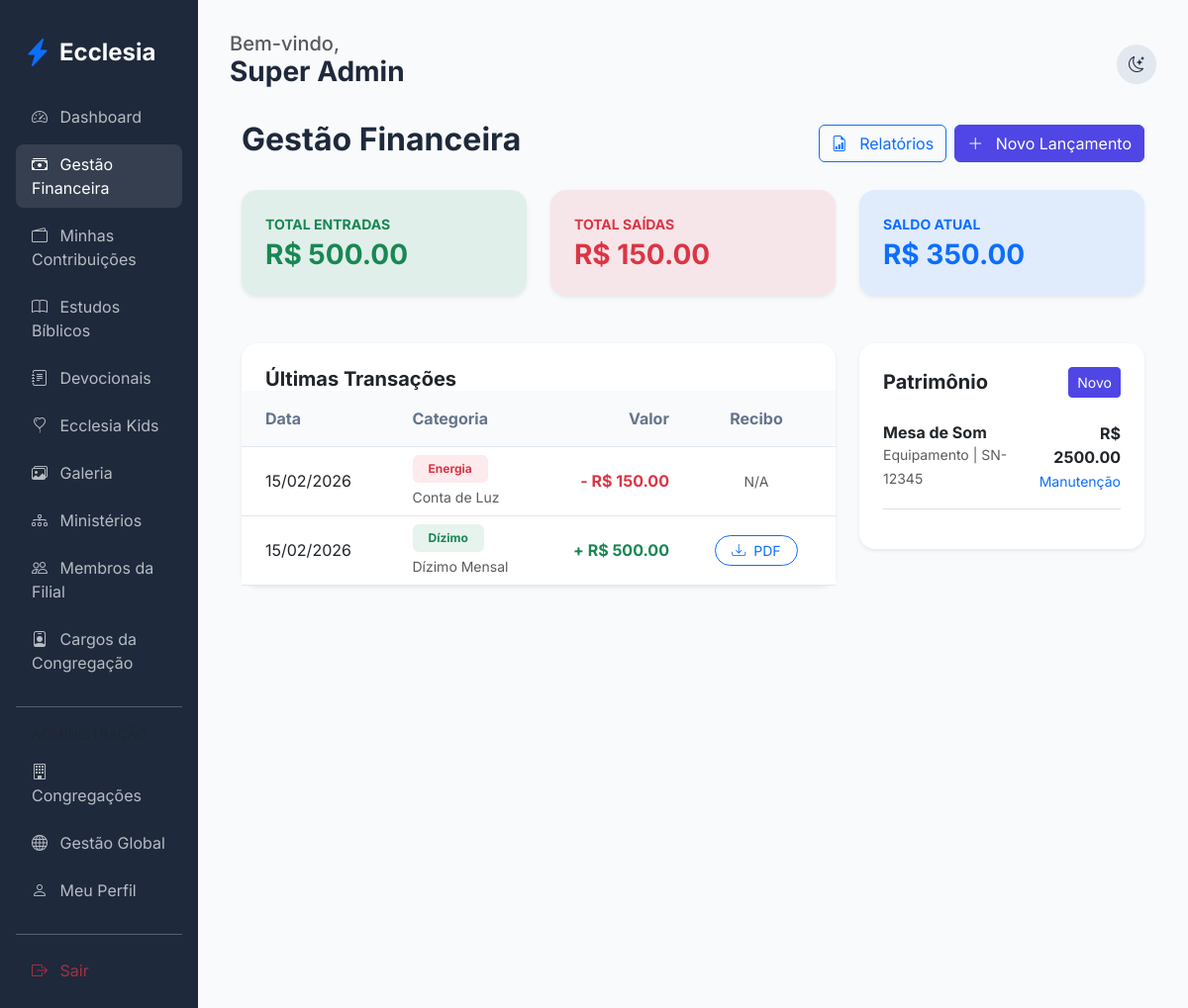
The page /finance/dashboard (signed in) on the database as committed earlier.
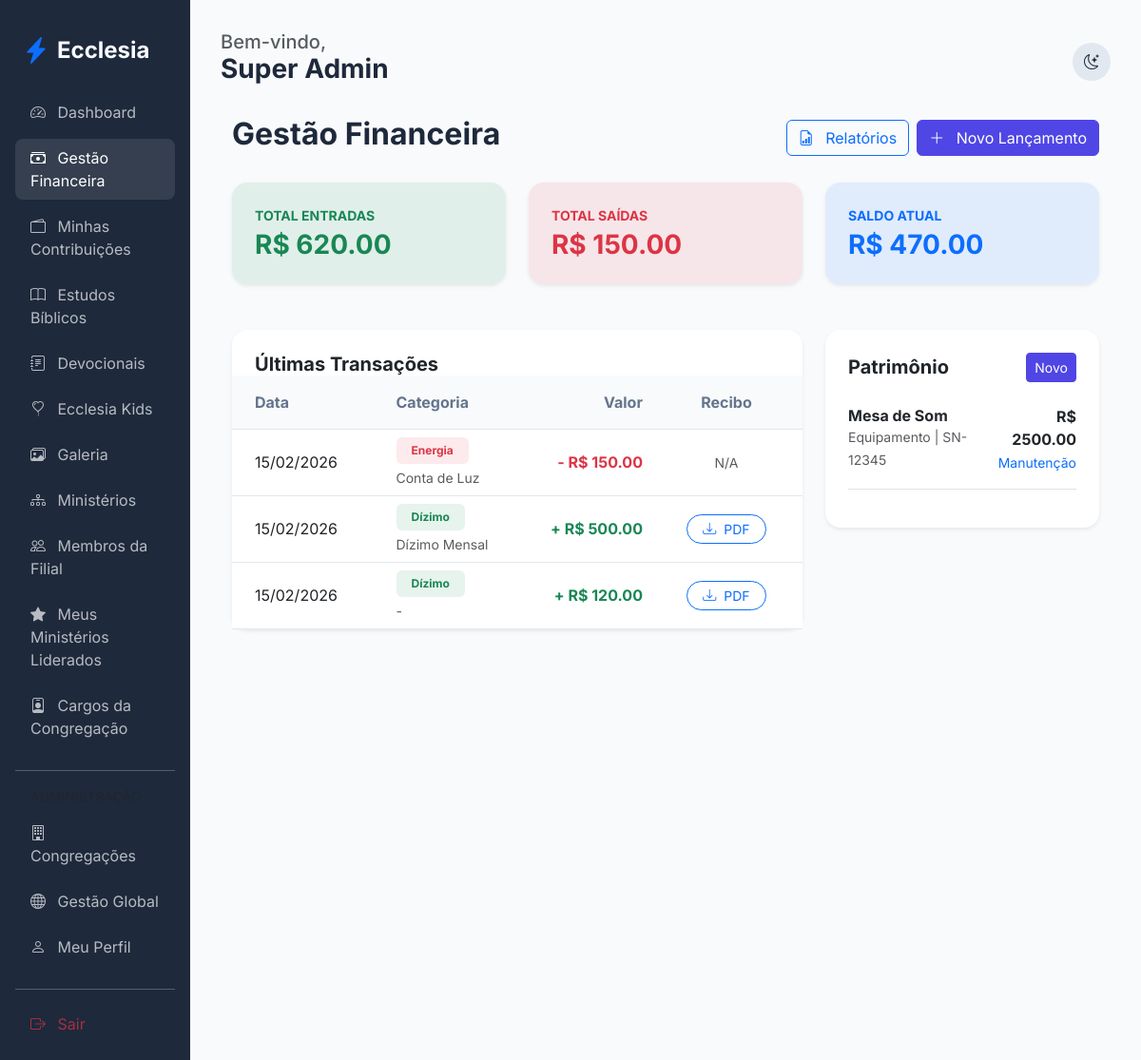
The same page on the database as committed later.
### app/core/models.py (models this page shows)
class Transaction(db.Model):
    id = db.Column(db.Integer, primary_key=True)
    type = db.Column(db.String(10)) # income, expense
    category = db.Column(db.String(50))
    amount = db.Column(db.Float, nullable=False)
    date = db.Column(db.DateTime, default=datetime.utcnow)
    description = db.Column(db.Text)
    user_id = db.Column(db.Integer, db.ForeignKey('user.id'), nullable=True)
    church_id = db.Column(db.Integer, db.ForeignKey('church.id'))
    receipt_path = db.Column(db.String(255))
    church = db.relationship('Church', backref='transactions')
    user = db.relationship('User', backref='transactions')

class Church(db.Model):
    id = db.Column(db.Integer, primary_key=True)
    name = db.Column(db.String(100), nullable=False)
    address = db.Column(db.String(200))
    city = db.Column(db.String(100))
    country = db.Column(db.String(100))
    currency_symbol = db.Column(db.String(5), default='R$')
    is_main = db.Column(db.Boolean, default=False)
    created_at = db.Column(db.DateTime, default=datetime.utcnow)
    members = db.relationship('User', backref='church', lazy=True)
    ministries = db.relationship('Ministry', backref='church', lazy=True)
    assets = db.relationship('Asset', backref='church', lazy=True)
    roles = db.relationship('ChurchRole', backref='church', lazy=True, cascade="all, delete-orphan")

class Asset(db.Model):
    id = db.Column(db.Integer, primary_key=True)
    name = db.Column(db.String(100), nullable=False)
    category = db.Column(db.String(50))
    identifier = db.Column(db.String(50))
    purchase_date = db.Column(db.Date)
    value = db.Column(db.Float)
    church_id = db.Column(db.Integer, db.ForeignKey('church.id'))
    maintenance_logs = db.relationship('MaintenanceLog', backref='asset', lazy=True)

### app/modules/finance/routes.py (the view)
@finance_bp.route('/dashboard')
@login_required
def dashboard():
    if can_manage_finance():
        if is_admin():
            query = Transaction.query
            asset_query = Asset.query
        else:
            query = Transaction.query.filter_by(church_id=current_user.church_id)
            asset_query = Asset.query.filter_by(church_id=current_user.church_id)
        transactions = query.order_by(Transaction.date.desc()).all()
        assets = asset_query.all()
        total_income = sum(t.amount for t in transactions if t.type == 'income')
        total_expense = sum(t.amount for t in transactions if t.type == 'expense')
        balance = total_income - total_expense
        stats = {
            'income': total_income,
            'expense': total_expense,
            'balance': balance
        }
        return render_template('finance/dashboard.html', transactions=transactions, assets=assets, stats=stats)
    return redirect(url_for('finance.member_finance'))

### app/modules/finance/routes.py (called while the page is built)
def is_admin():
    return current_user.church_role and current_user.church_role.name == 'Administrador Global'

def can_manage_finance():
    return current_user.can_manage_finance or (current_user.church_role and current_user.church_role.name in ['Administrador Global', 'Pastor Líder', 'Tesoureiro'])

### app/templates/finance/dashboard.html (shortened to what the changed rows need)
{% extends "base.html" %}
{% block content %}
<div class="container-fluid">
    <div class="d-flex justify-content-between align-items-center mb-4">
        <h2 class="fw-bold">Gestão Financeira</h2>
    </div>
    {% if stats %}
    <div class="row g-4 mb-5">
        <div class="col-md-4">
            <div class="card border-0 shadow-sm bg-success bg-opacity-10">
                <div class="card-body p-4">
                    <p class="text-success small fw-bold mb-1">TOTAL ENTRADAS</p>
                    <h3 class="fw-bold text-success mb-0">{{ current_user.church.currency_symbol if current_user.church else 'R$' }} {{ "%.2f"|format(stats.income) }}</h3>
                </div>
            </div>
        </div>
        <div class="col-md-4">
            <div class="card border-0 shadow-sm bg-danger bg-opacity-10">
                <div class="card-body p-4">
                    <p class="text-danger small fw-bold mb-1">TOTAL SAÍDAS</p>
                    <h3 class="fw-bold text-danger mb-0">{{ current_user.church.currency_symbol if current_user.church else 'R$' }} {{ "%.2f"|format(stats.expense) }}</h3>
                </div>
            </div>
        </div>
        <div class="col-md-4">
            <div class="card border-0 shadow-sm bg-primary bg-opacity-10">
                <div class="card-body p-4">
                    <p class="text-primary small fw-bold mb-1">SALDO ATUAL</p>
                    <h3 class="fw-bold text-primary mb-0">{{ current_user.church.currency_symbol if current_user.church else 'R$' }} {{ "%.2f"|format(stats.balance) }}</h3>
                </div>
            </div>
        </div>
    </div>
    {% endif %}
    <div class="row g-4">
        <div class="col-lg-8">
            <div class="card border-0 shadow-sm">
                <div class="card-body p-0">
                    <div class="table-responsive">
                        <table class="table table-hover align-middle mb-0">
                            <thead class="bg-light">
                                <tr>
                                    <th class="px-4 py-3">Data</th>
                                    <th class="py-3">Categoria</th>
                                    <th class="py-3 text-end">Valor</th>
                                    <th class="px-4 py-3 text-center">Recibo</th>
                                </tr>
                            </thead>
                            <tbody>
                                {% for tx in transactions %}
                                <tr>
                                    <td class="px-4">{{ tx.date.strftime('%d/%m/%Y') }}</td>
                                    <td>
                                        <span class="badge bg-{{ 'success' if tx.type == 'income' else 'danger' }} bg-opacity-10 text-{{ 'success' if tx.type == 'income' else 'danger' }} px-3 py-2">
                                            {{ tx.category.capitalize() }}
                                        </span>
                                        <div class="small text-muted mt-1">{{ tx.description or '-' }}</div>
                                    </td>
                                    <td class="text-end fw-bold {{ 'text-success' if tx.type == 'income' else 'text-danger' }}">
                                        {{ '+' if tx.type == 'income' else '-' }} {{ tx.church.currency_symbol if tx.church else 'R$' }} {{ "%.2f"|format(tx.amount) }}
                                    </td>
                                    <td class="px-4 text-center">
                                        {% if tx.user_id %}
                                        <a href="{{ url_for('finance.download_receipt', tx_id=tx.id) }}" class="btn btn-sm btn-outline-primary rounded-pill px-3">
                                            <i class="bi bi-download me-1"></i> PDF
                                        </a>
                                        {% else %}
                                        <span class="text-muted small">N/A</span>
                                        {% endif %}
                                    </td>
                                </tr>
                                {% endfor %}
                            </tbody>
                        </table>
                    </div>
                </div>
            </div>
        </div>
        <div class="col-lg-4">
            <div class="card border-0 shadow-sm">
                <div class="card-body p-4">
                    {% for asset in assets %}
                    <div class="d-flex justify-content-between align-items-center mb-3 pb-3 border-bottom">
                        <div>
                            <h6 class="fw-bold mb-0">{{ asset.name }}</h6>
                            <small class="text-muted">{{ asset.category }} | {{ asset.identifier or 'S/N' }}</small>
                        </div>
                        <div class="text-end">
                            <div class="fw-bold">{{ asset.church.currency_symbol if asset.church else 'R$' }} {{ "%.2f"|format(asset.value) }}</div>
                            <a href="{{ url_for('finance.add_maintenance', id=asset.id) }}" class="small text-primary text-decoration-none">Manutenção</a>
                        </div>
                    </div>
                    {% else %}
                    <p class="text-center text-muted py-4">Nenhum bem cadastrado.</p>
                    {% endfor %}
                </div>
            </div>
        </div>
    </div>
</div>
{% endblock %}

### app/templates/base.html (shortened to what the changed rows need)
<!DOCTYPE html>
<html lang="pt-BR">
<head>
    <link href="https://cdn.jsdelivr.net/npm/bootstrap@5.3.0/dist/css/bootstrap.min.css" rel="stylesheet">
    <link href="https://cdn.jsdelivr.net/npm/bootstrap-icons@1.10.0/font/bootstrap-icons.css" rel="stylesheet">
    <link rel="stylesheet" href="{{ url_for('static', filename='css/premium.css') }}">
</head>
<body>
    <div class="container-fluid">
        <div class="row">
            {% if current_user.is_authenticated %}
            <div class="col-md-3 col-lg-2 sidebar d-none d-md-block">
                <nav class="nav flex-column">
                    <a class="nav-link {{ 'active' if request.endpoint == 'members.dashboard' }}" href="{{ url_for('members.dashboard') }}">
                        <i class="bi bi-speedometer2 me-2"></i> Dashboard
                    </a>
                    {% if current_user.can_manage_finance or (current_user.church_role and current_user.church_role.name in ['Administrador Global', 'Pastor Líder', 'Tesoureiro']) %}
                    <a class="nav-link {{ 'active' if request.endpoint == 'finance.dashboard' }}" href="{{ url_for('finance.dashboard') }}">
                        <i class="bi bi-cash-stack me-2"></i> Gestão Financeira
                    </a>
                    {% endif %}
                    <a class="nav-link {{ 'active' if request.endpoint == 'finance.member_finance' }}" href="{{ url_for('finance.member_finance') }}">
                        <i class="bi bi-wallet2 me-2"></i> Minhas Contribuições
                    </a>
                    <a class="nav-link {{ 'active' if request.endpoint == 'edification.studies' }}" href="{{ url_for('edification.studies') }}">
                        <i class="bi bi-book me-2"></i> Estudos Bíblicos
                    </a>
                    <a class="nav-link {{ 'active' if request.endpoint == 'edification.devotionals' }}" href="{{ url_for('edification.devotionals') }}">
                        <i class="bi bi-journal-text me-2"></i> Devocionais
                    </a>
                    {% if current_user.can_manage_kids or (current_user.church_role and current_user.church_role.name in ['Administrador Global', 'Pastor Líder']) %}
                    <a class="nav-link {{ 'active' if request.endpoint == 'edification.kids' }}" href="{{ url_for('edification.kids') }}">
                        <i class="bi bi-balloon-heart me-2"></i> Ecclesia Kids
                    </a>
                    {% endif %}
                    <a class="nav-link {{ 'active' if 'gallery' in request.endpoint }}" href="{{ url_for('edification.gallery') }}">
                        <i class="bi bi-images me-2"></i> Galeria
                    </a>
                    <a class="nav-link {{ 'active' if 'ministries' in request.endpoint }}" href="{{ url_for('members.list_ministries') }}">
                        <i class="bi bi-diagram-3 me-2"></i> Ministérios
                    </a>
                    {% if current_user.can_approve_members or (current_user.church_role and current_user.church_role.name in ['Administrador Global', 'Pastor Líder']) %}
                    <a class="nav-link {{ 'active' if 'church_members' in request.endpoint }}" href="{{ url_for('members.church_members') }}">
                        <i class="bi bi-people me-2"></i> Membros da Filial
                    </a>
                    {% endif %}
                    {% if current_user.is_authenticated %}
                        {% set has_led_ministries = namespace(value=false) %}
                        {% for ministry in current_user.ministries %}
                            {% if ministry.leader_id == current_user.id %}
                                {% set has_led_ministries.value = true %}
                            {% endif %}
                        {% endfor %}
                        {% if has_led_ministries.value %}
                        <a class="nav-link {{ 'active' if 'my_led_ministries' in request.endpoint }}" href="{{ url_for('members.my_led_ministries') }}">
                            <i class="bi bi-star-fill me-2"></i> Meus Ministérios Liderados
                        </a>
                        {% endif %}
                    {% endif %}
                    {% if current_user.can_approve_members or (current_user.church_role and current_user.church_role.name in ['Administrador Global', 'Pastor Líder']) %}
                    <a class="nav-link {{ 'active' if 'roles' in request.endpoint }}" href="{{ url_for('admin.list_roles') }}">
                        <i class="bi bi-person-badge me-2"></i> Cargos da Congregação
                    </a>
                    {% endif %}
                    {% if current_user.church_role and current_user.church_role.name == 'Administrador Global' %}
                    <hr class="my-3 opacity-25">
                    <label class="small text-muted px-3 mb-2">ADMINISTRAÇÃO</label>
                    <a class="nav-link {{ 'active' if 'admin.list_churches' in request.endpoint }}" href="{{ url_for('admin.list_churches') }}">
                        <i class="bi bi-building me-2"></i> Congregações
                    </a>
                    <a class="nav-link {{ 'active' if 'admin.list_members' in request.endpoint }}" href="{{ url_for('admin.list_members') }}">
                        <i class="bi bi-globe me-2"></i> Gestão Global
                    </a>
                    {% endif %}
                    <a class="nav-link" href="{{ url_for('members.profile') }}">
                        <i class="bi bi-person me-2"></i> Meu Perfil
                    </a>
                    <hr class="my-3 opacity-25">
                    <a class="nav-link text-danger" href="{{ url_for('auth.logout') }}">
                        <i class="bi bi-box-arrow-right me-2"></i> Sair
                    </a>
                </nav>
            </div>
            {% endif %}
            <div class="col-md-9 col-lg-10 main-content {{ 'mx-auto' if not current_user.is_authenticated }}">
                {% block content %}{% endblock %}
            </div>
        </div>
    </div>
</body>
</html>

Rows that differ between the two databases and show on the page:
added Transaction: date "15/02/2026", category "Dízimo", description "-", type "+", church "R$", amount "120.00"
Other text that changed with them:
{{ "%.2f"|format(stats.income) }}: "500.00" → "620.00"
{{ "%.2f"|format(stats.balance) }}: "350.00" → "470.00"
text now shown: "Meus Ministérios Liderados"
